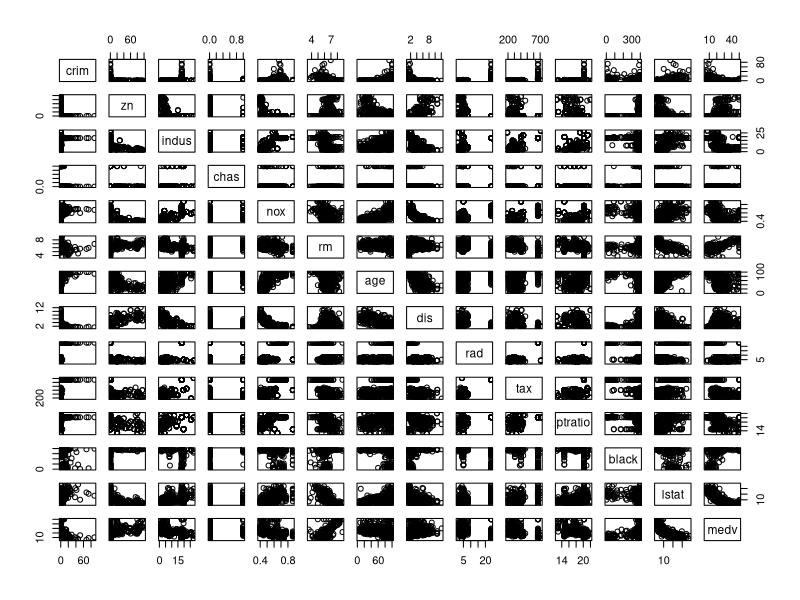
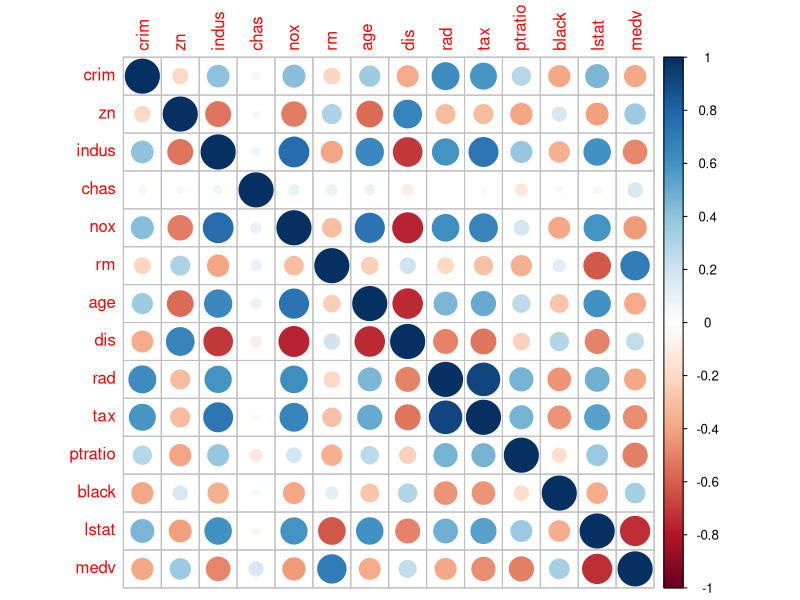
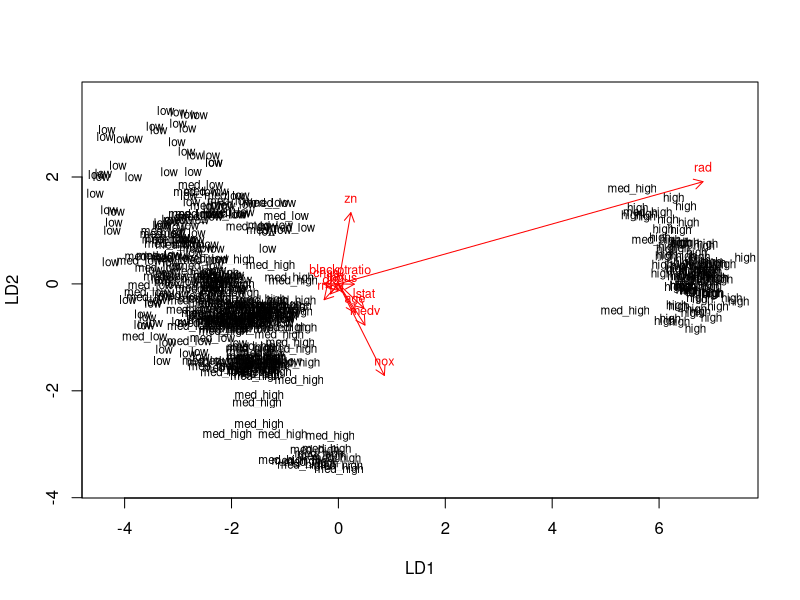
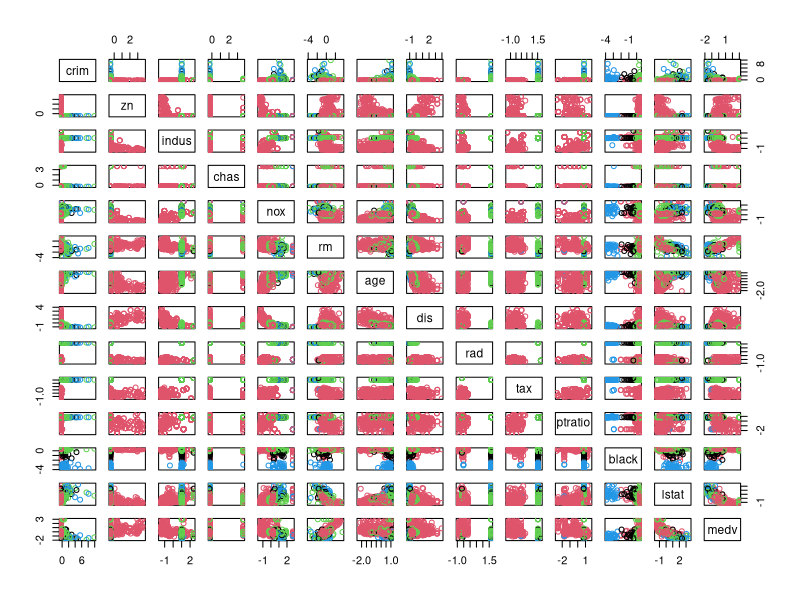
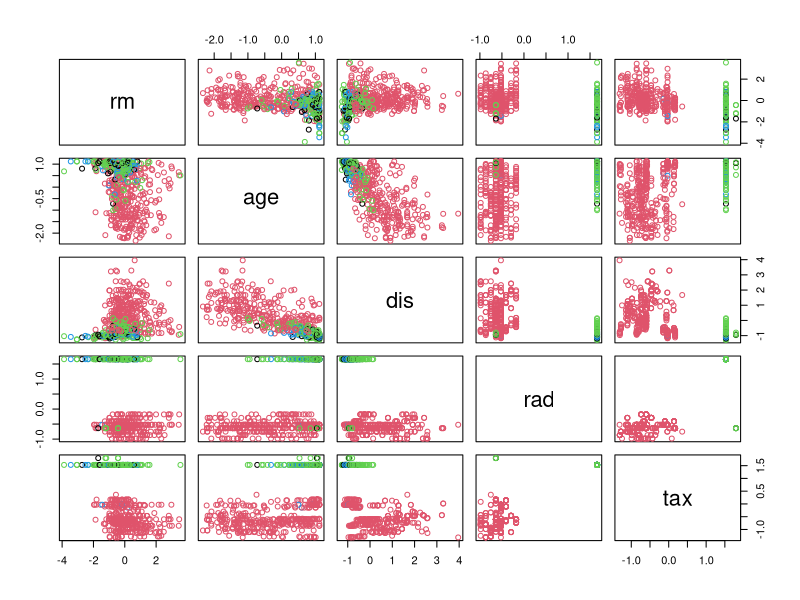

Reproduce these figures in R, in order. (Note: this script raises an error after producing the figures.)
## ---- chunk 1
date()
## ---- chunk 2
library(MASS)

# load the data
data("Boston")

# explore the dataset
str(Boston)
dim(Boston)
## ---- chunk 3
# plot matrix of the variables
pairs(Boston)
## ---- chunk 4
library(corrplot)

# calculate the correlation matrix and round it
cor_matrix <- cor(Boston)

# visualize the correlation matrix
corrplot(cor_matrix, method="circle")
## ---- chunk 5
# summaries of the variables of the data
summary(Boston)
## ---- chunk 6
# center and standardize variables
boston_scaled <- scale(Boston)

# summaries of the scaled variables
summary(boston_scaled)

# change the object to data frame
boston_scaled <- as.data.frame(boston_scaled)
## ---- chunk 7

boston_scaled$crim <- as.numeric(boston_scaled$crim)

# create a quantile vector of crim and print it
bins <- quantile(boston_scaled$crim)
bins

# create a categorical variable 'crime'
crime <- cut(boston_scaled$crim,
             breaks = bins,
             include.lowest = TRUE,
             label = c("low", "med_low", "med_high", "high"))

# look at the table of the new factor crime
table(crime)

# remove original crim from the dataset
boston_scaled <- dplyr::select(boston_scaled, -crim)

# add the new categorical value to scaled data
boston_scaled <- data.frame(boston_scaled, crime)
## ---- chunk 8
# number of rows in the Boston dataset 
n <- nrow(boston_scaled)

# choose randomly 80% of the rows
ind <- sample(n,  size = n * 0.8)

# create train set
train <- boston_scaled[ind,]

# create test set 
test <- boston_scaled[-ind,]

# save the correct classes from test data
correct_classes <- test$crime

# remove the crime variable from test data
test <- dplyr::select(test, -crime)

nrow(train); nrow(test);
## ---- chunk 9
# LDA
lda.fit <- lda(crime ~ ., data = train)

# the function for lda biplot arrows
lda.arrows <- function(x, myscale = 1, arrow_heads = 0.1, color = "red", tex = 0.75, choices = c(1,2)){
  heads <- coef(x)
  arrows(x0 = 0, y0 = 0, 
         x1 = myscale * heads[,choices[1]], 
         y1 = myscale * heads[,choices[2]], col=color, length = arrow_heads)
  text(myscale * heads[,choices], labels = row.names(heads), 
       cex = tex, col=color, pos=3)
}

# target classes as numeric
classes <- as.numeric(crime)

# plot the lda results
plot(lda.fit, dimen = 2)
lda.arrows(lda.fit, myscale = 2)
## ---- chunk 10
# predict classes with test data
lda.pred <- predict(lda.fit, newdata = test)

# cross tabulate the results
predictions <- lda.pred$class
table(correct = correct_classes, predicted = predictions)
## ---- chunk 11
library(MASS)
data("Boston")
boston_scaled <- as.data.frame(scale(Boston))

# euclidean distance
dist <- dist(boston_scaled, method = "euclidean")

# look at the summary of the distances
summary(dist)
## ---- chunk 12
set.seed(13)

# k-means clustering with 4 clusters
km <- kmeans(Boston, centers = 4)

# plot the Boston dataset with clusters
pairs(boston_scaled, col = km$cluster)
## ---- chunk 13
pairs(boston_scaled[6:10], col = km$cluster)
## ---- chunk 14
set.seed(123)

# determine the number of clusters
k_max <- 10

# calculate the total within sum of squares
twcss <- sapply(1:k_max, function(k){kmeans(boston_scaled, k)$tot.withinss})

# visualize the results
qplot(x = 1:k_max, y = twcss, geom = 'line')
## ---- chunk 15
# New k-means with 2 clusters
km <- kmeans(boston_scaled, centers = 2)

# plot the scaled Boston dataset with 2 clusters
pairs(Boston, col = km$cluster)
## ---- chunk 16
pairs(boston_scaled[6:10], col = km$cluster)
